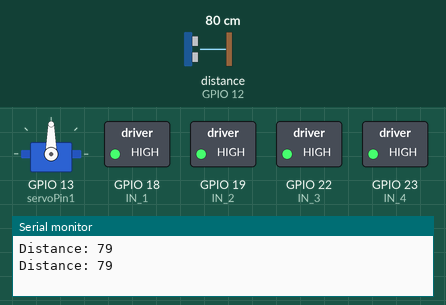
This sketch was run on a simulated ESP32. Parts: servo, switched loads named in the sketch (green lamp = pin HIGH), the last lines printed to the serial monitor. Wiring (inferred from the names in the program): ultrasonic range finder: trigger GPIO 14; echo GPIO 12. The inputs (shaded band) are chosen by the test bench; at power-on: distance to the obstacle (sensor on GPIO 12) 80 cm. The echo pulse lasts 58.3 µs per cm; WiFi joins after 1.5 s; servers stay silent unless stated; pins used as bus, display or sensor lines are not drawn.

Above: at 3.0 s.
3.1 s: distance to the obstacle (sensor on GPIO 12) set to 56 cm
6.0 s: distance to the obstacle (sensor on GPIO 12) set to 47 cm
At 8.9 s:
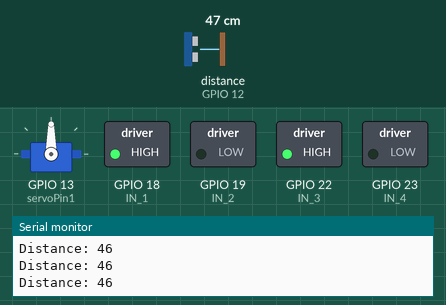
9.3 s: distance to the obstacle (sensor on GPIO 12) set to 13 cm
12.0 s: distance to the obstacle (sensor on GPIO 12) set to 10 cm
At 15.0 s:
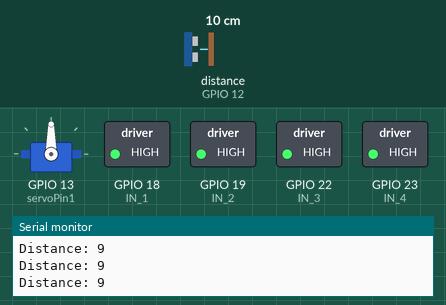
15.3 s: distance to the obstacle (sensor on GPIO 12) set to 18 cm
At 17.5 s:
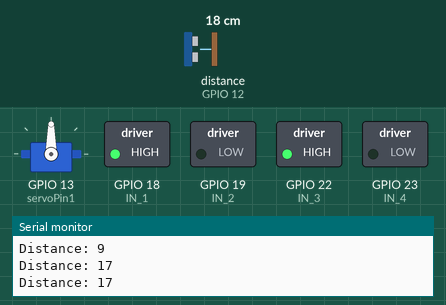
Timing chart, 0 to 19.0 s (numbered marks = the images above; inputs shaded):
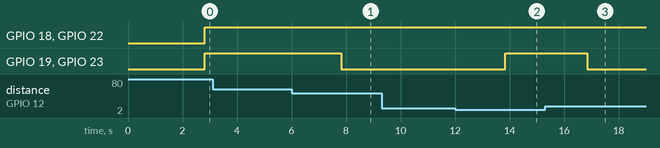

Measured:
- the behaviour switches between 51 and 50 cm on distance to the obstacle (sensor on GPIO 12) (found by bisection; images 0 and 1)
- the behaviour switches between 12 and 11 cm on distance to the obstacle (sensor on GPIO 12) (found by bisection; images 1 and 2)
- after the input at 6.0 s, GPIO 19 (IN_2), GPIO 23 (IN_4): HIGH → LOW after 1.8 s
- after the input at 12.0 s, GPIO 19 (IN_2), GPIO 23 (IN_4): LOW → HIGH after 1.8 s
- after the input at 15.3 s, GPIO 19 (IN_2), GPIO 23 (IN_4): HIGH → LOW after 1.5 s

The sketch:

dailedekocode.ino
```cpp
#define BLYNK_PRINT Serial
#define BLYNK_TEMPLATE_ID "TMPL09mgzGQd"
#define BLYNK_TEMPLATE_NAME "project1"
#define BLYNK_AUTH_TOKEN "qT1XpiEBwwW-U54IdimqyOfrEtFFNHsp"
#include <Arduino.h>
#if defined(ESP32)
  #include <WiFi.h>
  #include <BlynkSimpleEsp32.h>
#elif defined(ESP8266)
  #include <ESP8266WiFi.h>
  #include <BlynkSimpleEsp8266.h>
#endif
#include <WiFiClient.h>

char auth[] = "qT1XpiEBwwW-U54IdimqyOfrEtFFNHsp";
char ssid[] = "robotics_2";
char pass[] = "CLB422BFB0";
#define IN_1  18          // L298N in1 motors Right
#define IN_2  19          // L298N in2 motors Right
#define IN_3  22           // L298N in3 motors Left
#define IN_4  23
#include <ESP32Servo.h>
 const int trigPin = 14;
 const int echoPin = 12;
 long duration;
 int distance;
Servo ServoX1;
int servoPin1= 13;
int serval;
void setup()
{
  // Debug console
  Serial.begin(9600);
   pinMode(trigPin, OUTPUT); // Sets the trigPin as an Output
 pinMode(echoPin, INPUT);
 ServoX1.attach(servoPin1);
   ServoX1.write(90);
 pinMode(IN_1, OUTPUT);
 pinMode(IN_2, OUTPUT);
 pinMode(IN_3, OUTPUT);
 pinMode(IN_4, OUTPUT);
    digitalWrite(IN_1, LOW);
      digitalWrite(IN_2, LOW);
      digitalWrite(IN_3, LOW);
      digitalWrite(IN_4, LOW);
  Blynk.begin(auth, ssid, pass);

}

void loop()
{

   digitalWrite(trigPin, LOW);
 delayMicroseconds(2);
 // Sets the trigPin on HIGH state for 10 micro seconds
 digitalWrite(trigPin, HIGH);
 delayMicroseconds(10);
 digitalWrite(trigPin, LOW);
 // Reads the echoPin, returns the sound wave travel time in microseconds
 duration = pulseIn(echoPin, HIGH);
 // Calculating the distance
 distance= duration*0.034/2;
 // Prints the distance on the Serial Monitor
 Serial.print("Distance: ");
 Serial.println(distance);
 delay(1000);

 if(distance<50 && distance>10)
 {
  goAhead();
 }
else
{
  stopRobot();
}
  Blynk.run();

}
void goLeft(){

      digitalWrite(IN_1, LOW);
      digitalWrite(IN_2, HIGH);
      digitalWrite(IN_3, HIGH);
      digitalWrite(IN_4, LOW);
  }

void goRight()
{
      digitalWrite(IN_1, HIGH);
      digitalWrite(IN_2, LOW);
      digitalWrite(IN_3, LOW);
      digitalWrite(IN_4, HIGH);
 }

void goBack()
{

     digitalWrite(IN_1, LOW);
      digitalWrite(IN_2, HIGH);
      digitalWrite(IN_3, HIGH);
      digitalWrite(IN_4, LOW);
  }

void goAhead()
{
      digitalWrite(IN_1, HIGH);
      digitalWrite(IN_2, LOW);
      digitalWrite(IN_3, HIGH);
      digitalWrite(IN_4, LOW);
  }


void stopRobot()
{
      digitalWrite(IN_1, HIGH);
      digitalWrite(IN_2, HIGH);
      digitalWrite(IN_3, HIGH );
      digitalWrite(IN_4, HIGH);

 }
```
